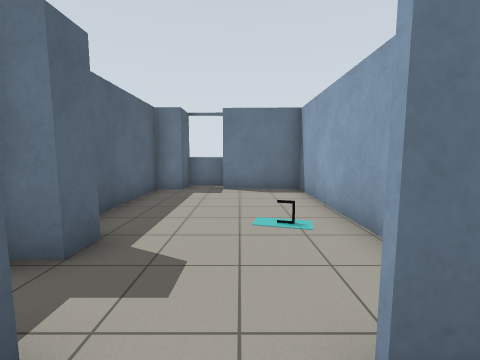
[1] (above)

21 first-person views from a walk through a world built for the Gazebo simulator. The camera is 1.2 m above the floor, tilts 6° down and sees 90° across. The floor is counted in squares, 1 m on a side. Each view is taken from the middle of a square. On the plan, view 1 faces up. The plan holds only what a view shows up to about 11 squares ahead; the rest is blank.

[2]
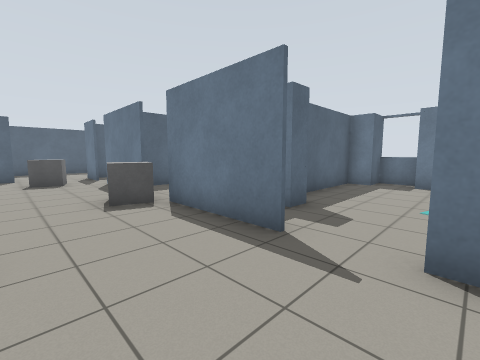

[3]
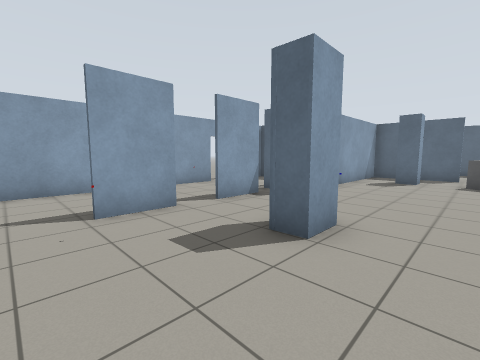

[4]
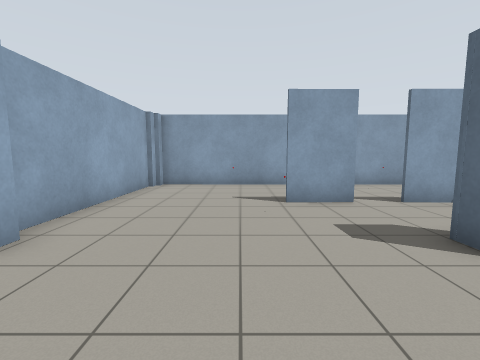

[5]
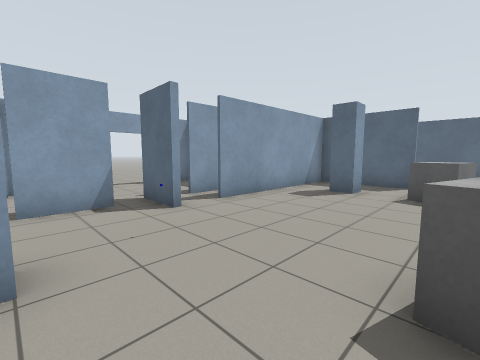

[6]
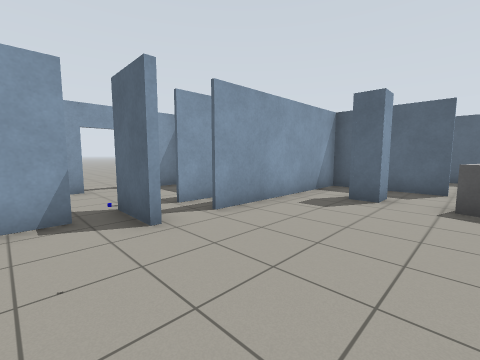

[7]
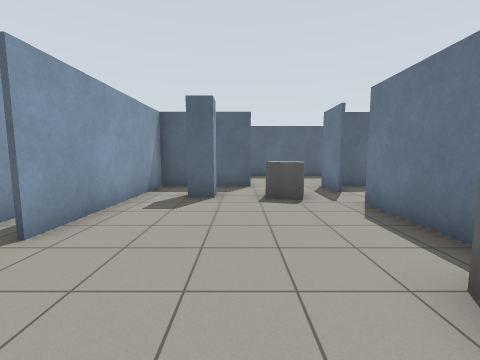

[8]
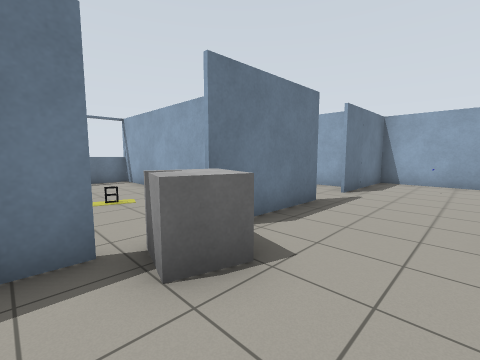

[9]
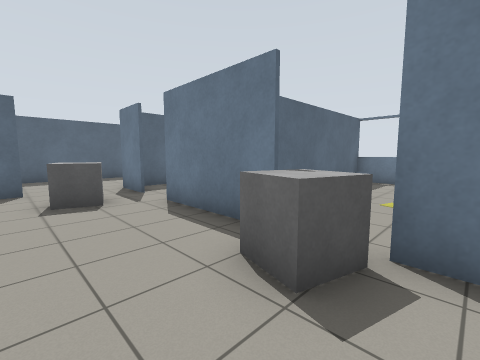

[10]
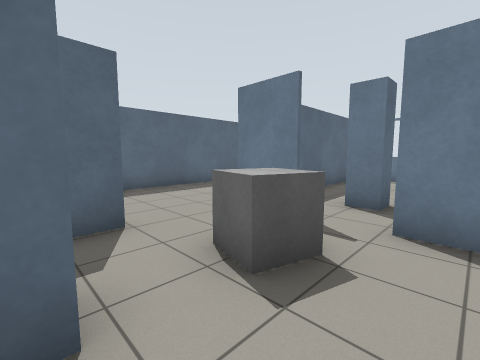

[11]
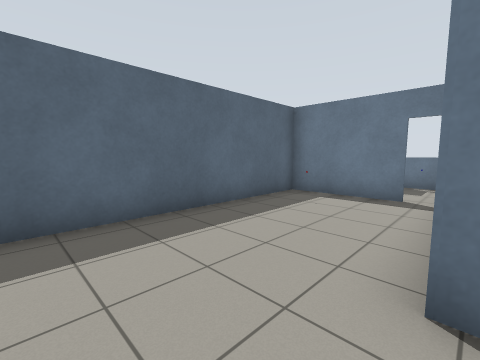

[12]
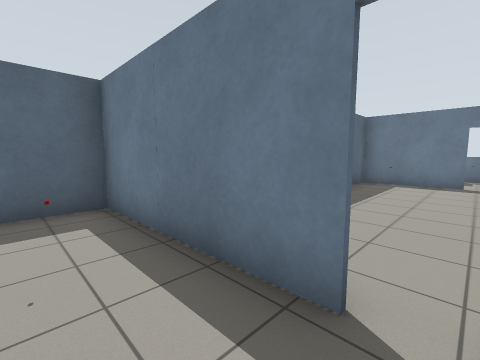

[13]
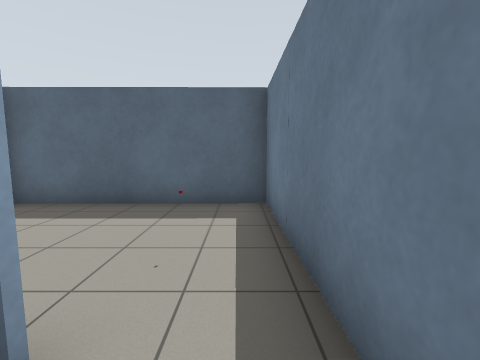

[14]
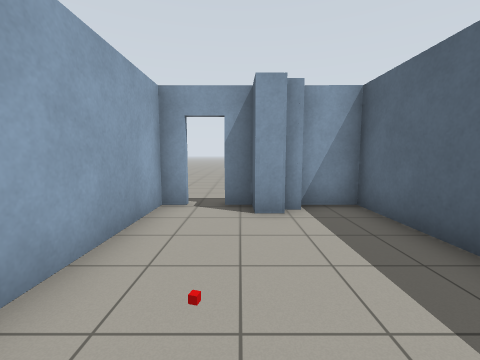

[15]
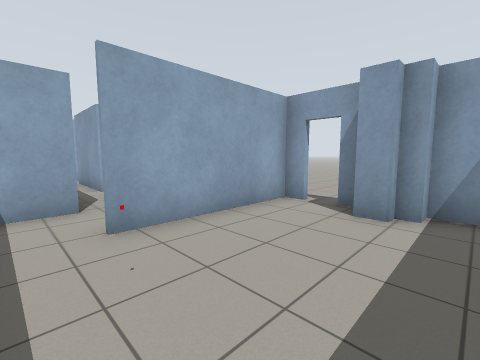

[16]
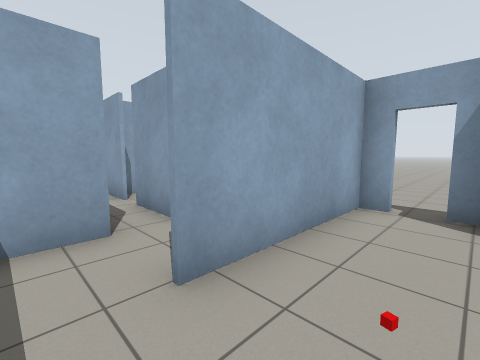

[17]
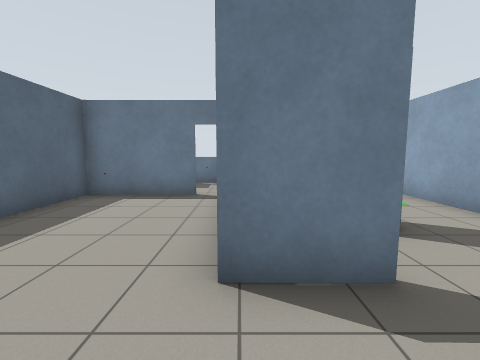

[18]
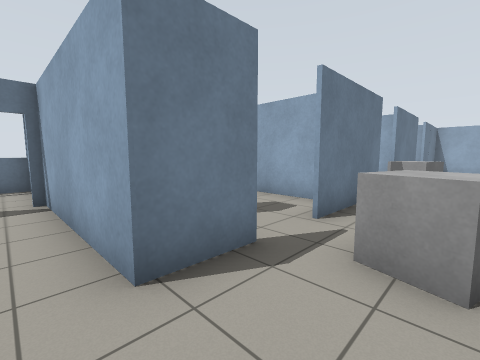

[19]
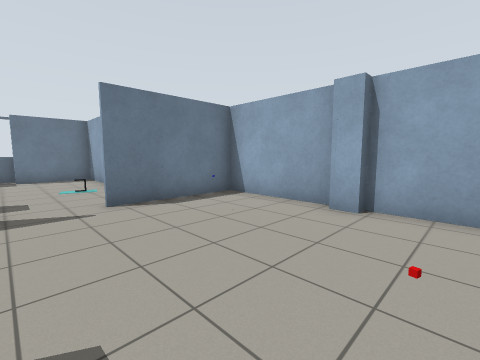

[20]
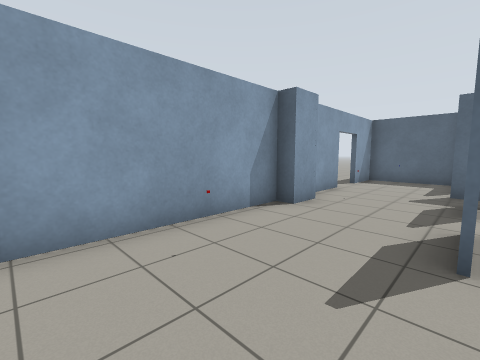

[21]
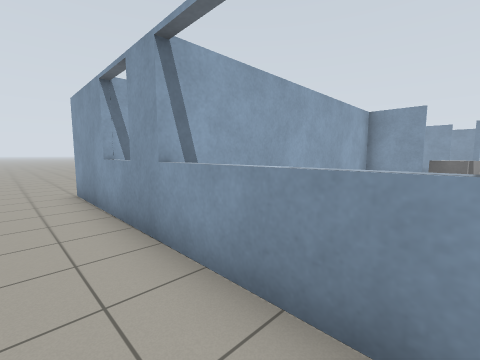

### Floor plan
Ten units are one square. View 1 is at (0, 0); x grows to the right and y downward. Boxes are objects, and circles mark ways between rooms. Rooms are numbered by the first view taken in them; rooms with no view inside come last. Other rooms are left out.
<svg viewBox="-204 -105 254 210">
<path fill="none" stroke="#000" d="M-31 27 -21 27 -21 34M-20 60 -1 60M-49 60 -31 60M-57 48 -58 65M-32 91 -22 92 -22 97 43 97 43 90M-10 -10 -47 -10M-63 -11 -99 -11M-59 97 -30 97M-93 67 -93 97 -75 97M45 26 45 -10 6 -10M-104 63 -71 63M-114 27 -107 27 -106 35M45 91 45 33 41 33 41 26M-115 -11 -132 -11M-131 15 -131 50 -72 50M-179 93 -179 88 -174 88 -174 98M-146 33 -199 33 -198 97 -166 97M-132 52 -132 39M-157 97 -151 97 -151 50M-184 98 -183 92M-132 -11 -132 -63M-143 -62 -176 -62 -175 19M-61 -95 23 -95M-20 -34 -20 -26 -26 -26M-19 -84 -29 -84 -28 -47M21 -16 21 -83 -6 -83 -6 -93M-6 -93 -19 -93M-46 -11 -29 -11 -30 -96M-79 -96 -80 -19M-29 -93 -44 -93M-63 -93 -79 -94M-81 -20 -80 -44M-105 -35 -105 -26"/>
<rect x="-115" y="-5" width="10" height="20" fill="#bbb"><title>grey box</title></rect>
<rect x="-65" y="-15" width="20" height="20" fill="#bbb"><title>grey box</title></rect>
<rect x="-5" y="45" width="10" height="10" fill="#bbb"><title>other object</title></rect>
<rect x="-175" y="45" width="10" height="10" fill="#bbb"><title>red box</title></rect>
<rect x="5" y="-45" width="10" height="10" fill="#bbb"><title>other object</title></rect>
<rect x="-55" y="-45" width="10" height="10" fill="#bbb"><title>other object</title></rect>
<circle cx="-130" cy="5" r="3" fill="#2a7"/>
<circle cx="-5" cy="-10" r="3" fill="#2a7"/>
<circle cx="-100" cy="-10" r="3" fill="#2a7"/>
<circle cx="-140" cy="30" r="3" fill="#2a7"/>
<text x="-30" y="40">1</text>
<text x="-170" y="60">2</text>
<text x="-150" y="-20">3</text>
<text x="-80" y="-100">4</text>
<text x="0" y="-50">5</text>
<text x="-60" y="-50">6</text>
<text x="-90" y="-30">7</text>
</svg>
Room 1 opens to room 3. Room 1 opens to room 5. Room 1 opens to room 7. Room 2 opens to room 3.

Where each view was taken, in squares from view 1:
view 1: 0 up, 0 right, facing up
view 2: 2 down, 1 right, facing up-left
view 3: 1 down, 1 right, facing down-left
view 4: 0 up, 1 right, facing down
view 5: 0 up, 3 left, facing down-left
view 6: 1 down, 4 left, facing down-left
view 7: 2 down, 4 left, facing left
view 8: 2 down, 7 left, facing up-right
view 9: 2 down, 4 left, facing up-left
view 10: 3 down, 9 left, facing up-left
view 11: 1 down, 13 left, facing up-left
view 12: 5 down, 14 left, facing up-left
view 13: 4 down, 14 left, facing left
view 14: 4 down, 17 left, facing down
view 15: 4 down, 19 left, facing down-right
view 16: 4 down, 17 left, facing down-right
view 17: 1 down, 13 left, facing up
view 18: 1 down, 14 left, facing up-right
view 19: 5 down, 1 left, facing up-right
view 20: 6 down, 3 right, facing down-left
view 21: 11 up, 6 left, facing down-right
